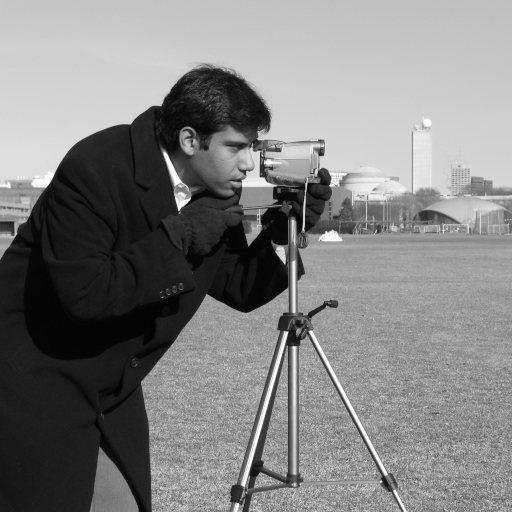
#> input picture skimage.data.camera(), 512 x 512 px
$ jupyter execute --allow-errors PDI_Lab1_Introduccion.ipynb   (older library calls are emulated)
#> lines starting #> are read from the running program, lines starting #| are printed output that depends on the picture; after the words box and inside, x2 and y2 are one past the last pixel; in counts of white or black regions, pixels touching at a corner belong together; long printed decimals are rounded
# **Procesado Digital de Imagen**

## Lab 1: Introducción al procesado de imágenes con Python

2021 - Veronica Vilaplana - [GPI @ IDEAI](https://imatge.upc.edu/web/) Research group

-----------------

En esta práctica introduciremos las herramientas que utilizaremos en los laboratorios de Procesado Digital de Imagen: Python, Colab y la librería Scikit-image. Aprenderemos a trabajar con notebooks en Colab y veremos algunas funciones de `scikit-image`.

<font color='red'>Nombre Estudiantes:</font> **Yago Carballo Barroso**

##<font color=red>Nota importante:</font>
####<font color=red>Si no estás familiarizado con Colab o con Python, comienza con los siguientes tutoriales.</font>

##1. Introducción a Colab
* https://colab.research.google.com/notebooks/intro.ipynb

##2. Introducción a Python
* https://colab.research.google.com/github/cs231n/cs231n.github.io/blob/master/python-colab.ipynb

* https://www.learnpython.org/

* https://docs.python.org/3/tutorial/

* Whirlwind Tour of Python: https://github.com/jakevdp/WhirlwindTourOfPython

##3. Introducción a scikit-image

Hay muchas liberías de procesado de imagen en Python. En los laboratorios utilizaremos principalmente **scikit-image**, a una colección de funciones y algoritmos para procesado de imagen (https://scikit-image.org/). Aún si apenas conoces Python, scikit-image es una libreria fácil de aprender y usar.

Otras librerías de imagen:

*   Pillow (https://pillow.readthedocs.io/en/stable/index.html)  para procesado de imagen
*   scip.ndimage (https://docs.scipy.org/doc/scipy/reference/ndimage.html) para procesado de imagen multidimensional
*   Open CV (https://opencv.org/) para visión por computador

##3.1. Lectura de imágenes

Aprenderemos como importar imágenes en Python usando scikit-image. Primero cargaremos imágenes de ejemplo de la galería de imágenes de la librería, y luego aprenderemos a cargar imágenes en Colab desde el ordenador.

### Cargando imágenes desde skimage
El primer paso es importar las librerías o funciones que necesitaremos: NumPy y Matplotlib. Al importar una librería, puedes asignarle un alias para simplficar la escritura de las funciones. El siguiente código muestra los comandos de importación necesarios.

Dentro del paquete scikit-image, hay varias imágenes de muestra proporcionadas en el módulo `data` (https://scikit-image.org/docs/dev/api/skimage.data.html). Podemos usarlas para probar algunas de las funciones básicas. Usamos la función `plt.imshow` para visualizar la imagen

[cell 1]
import numpy as np
from matplotlib import pyplot as plt
from skimage.io import imread, imshow
from skimage import data

[cell 2]
im_camera = data.camera()
#> im_camera is the input picture: shape (512, 512); min 0, max 255, mean 129.1
plt.imshow(im_camera, cmap='gray')
plt.show()

Crearemos una función `display_image` para visualizar imágenes y controlar el factor de escalado. No es necesario que entiendas por completo el código (aun!).

[cell 3]
def display_image(img_in, title='', size=None):
#> called with title = '', size = 0.5
  img = img_in.astype(np.double)
  img = img - np.min(img)
  img = img / np.max(img)

  plt.gray()
  h = plt.imshow(img, interpolation='none')
  if size:
    dpi = h.figure.get_dpi()/size
#> dpi = 200
    h.figure.set_figwidth(img.shape[1] / dpi)
    h.figure.set_figheight(img.shape[0] / dpi)
    h.figure.canvas.resize(img.shape[1] + 1, img.shape[0] + 1)
    h.axes.set_position([0, 0, 1, 1])
    h.axes.set_xlim(-1, img.shape[1])
    h.axes.set_ylim(img.shape[0], -1)
  plt.grid(False)
  plt.title(title)
  plt.show()

Usando esta función, mostramos la imagen `camera` a la mitad del tamaño original (parámetro size=0.5) con el siguiente comando:

#> (a cell that did not finish here is left out)

Las imágenes en scikit-image están representadas por arrays NumPy . Por lo tanto, se pueden realizar muchas operaciones comunes utilizando métodos NumPy estándar de maniuplación de matrices.

Una imagen de un solo canal, o imagen en escala de grises, es una matriz 2D con valores de intensidad de píxeles de forma (n_row, n_col), donde n_row denota el número de filas y n_col el número de columnas.

Para conocer el tipo de variable, el tipo de datos de la imagen, la geometría de la imagen (número de filas y columnas) y el número de píxeles usamos `type`,`dtype`,` shape` y `size`:

[cell 5]
print('Image type:',type(im_camera))
#| Image type: <class 'numpy.ndarray'>
print('Image data type:', im_camera.dtype)
#| Image data type: uint8
print('Iamera shape:',im_camera.shape)
#| Iamera shape: (512, 512)
print('Iamera size:',im_camera.size)
#| Iamera size: 262144

Vemos que `camera` es un NumPy ndarray, representado por enteros sin signo, con 512 filas, 512 columnas y un número total de 262144 píxeles.

###Numpy para imágenes

La indexación NumPy se puede utilizar para ver los valores de los píxeles y modificarlos.

¡Ten cuidado! En la indexación NumPy, la primera dimensión (`camera.shape [0]`) corresponde a filas, mientras que la segunda (`camera.shape [1]`) corresponde a columnas, con el origen (camera [0, 0]) en la esquina superior izquierda. Esto coincide con la notación matricial de álgebra lineal, pero contrasta con las coordenadas cartesianas (x, y).

Podemos ver la imagen con la función `imshow`. Pero, ¿cómo se almacenan las imágenes? Podemos comprobarlo imprimiendo el contenido de la variable *camera*

[cell 6]
# Print image values
print(im_camera)
#> (printed output is left out)

[cell 7]
# Get the value of the pixel at the 10th row and 20th column
im_camera[10, 20]
#> Out = 200

[cell 8]
# Set to black the pixel at the 3rd row and 10th column
im_camera[3, 10] = 0
#> im_camera: shape (512, 512); under 0.01% of pixels changed, all inside (x1, y1, x2, y2) = (10, 3, 11, 4)

Podemos calcular algunas estadísticas simples de la imagen, como sus valores mínimo, máximo o el valor medio:

[cell 9]
print('[min,max]=', [im_camera.min(), im_camera.max()])
#| [min,max]= [0, 255]
print('mean=', im_camera.mean())
#| mean= 129.060

####Mapas de colores (colormaps o lookup tables)

`camera` es una imagen en niveles de gris.

Por tanto, para visualizarla utilizamos un mapa de colores con diferentes niveles de gris. Pero podríamos usar otro mapa de colores. Un mapa de colores también se denomina *lookup table* o LUT. Una LUT es una asignación de colores a los valores de los píxeles. Estos mapas de color pueden ayudar a visualizar imágenes, especialmente cuando se usa falso color (una forma diferente de visualizar una imagen, asignando a los pixeles colores que no son los originales).

Para más información consulta https://matplotlib.org/stable/tutorials/colors/colormaps.html#colorcet.

[cell 10]
cmaps = ["inferno", "Pastel1", "cool", "rainbow"]
for comap in cmaps:
   plt.imshow(im_camera, cmap=comap)
   plt.show()

###Imágenes color
Una imagen en color es una matriz NumPy con una dimensión final adicional para los canales. También usamos `plt.imshow` para mostrar una imagen en color.

Como ejemplo, cargamos y visualizamos la imagen *astronaut* de la galería de scikit-image.

[cell 11]
im_astro = data.astronaut()
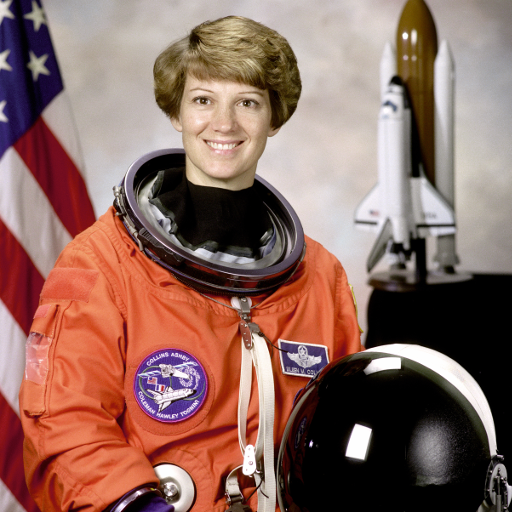
#> input picture skimage.data.astronaut(), 512 x 512 px
#> im_astro is the input picture: shape (512, 512, 3); mean R, G, B 141.6, 105.8, 96.5
plt.imshow(im_astro)

También podemos usar la función `display_image` para ver la imagen a su resolución original:

#> (a cell that did not finish here is left out)


[cell 13]
print(type(im_astro))
#| <class 'numpy.ndarray'>
print(im_astro.dtype)
#| uint8
print(im_astro.shape)
#| (512, 512, 3)

Esto muestra que *astronaut* es una imagen de 512 por 512 píxeles con tres canales (rojo, verde y azul), donde cada canal se representa con números enteros sin signo. Como antes, podemos imprimir los valores de la imagen (ahora tres valores por píxel, las componentes roja, verde y azul), y podemos obtener y cambiar los valores de los píxeles.

[cell 14]
print(im_astro)
#> (printed output is left out)

[cell 15]
im_astro[10, 20]
#> Out = [3, 1, 8]

[cell 16]
# set the pixel at (50th row, 61st column) to "green"
im_astro[50, 61] = [0, 255, 0]  # [red, green, blue]
#> im_astro: shape (512, 512, 3); under 0.01% of pixels changed, all inside (x1, y1, x2, y2) = (61, 50, 62, 51)

###Lectura de imágenes del ordenador

Si queremos cargar una imagen desde nuestro ordenador en lugar de utilizar las provistas en la galería de scikit-image, podemos usar la función `imread`. Dado que estamos usando Colab, primero debemos cargar el archivo.

Para obtener o cargar el archivo en la notebook: en el lado izquierdo de la notebook, encontrarás una pestaña con tres opciones; debes seleccionar **Files (o 'Archivos')**. Luego, puedes cargar fácilmente el archivo con la ayuda de la opción **Upload** (primer ícono). Selecciona el archivo `color_pencils1.jpg`. Una vez que se cargue el archivo, verás el nombre del archivo en el panel izquierdo.
Es importante tener en cuenta que los archivos cargados se eliminarán cuando se reinicie la ejecución de la notebook.

[color pencils1.jpg source:
https://commons.wikimedia.org/wiki/File:Seven_Coloured_Pencils_(simulate_Wide_Gamut_display).jpg]

[cell 17]
im_pencils = imread('color_pencils1.jpg')
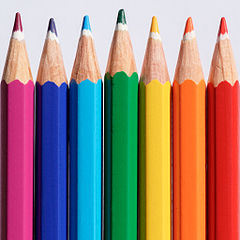
#> input picture P1/color_pencils1.jpg, 240 x 240 px
#> im_pencils is the input picture: shape (240, 240, 3); mean R, G, B 154.6, 129.5, 123.5
display_image(im_pencils)

Podemos mostrar cada canal R, G y B por separado:

[cell 18]
#width, hight
plt.figure(figsize=(12,4))
plt.subplot(141), imshow(im_pencils)
plt.title('Color image')
plt.axis('off')
plt.subplot(142), imshow(im_pencils[:,:,0])
plt.title('R component')
plt.axis('off')
plt.subplot(143), imshow(im_pencils[:,:,1])
plt.title('G component')
plt.axis('off')
plt.subplot(144), imshow(im_pencils[:,:,2])
plt.title('B component')
plt.axis('off')
plt.show()
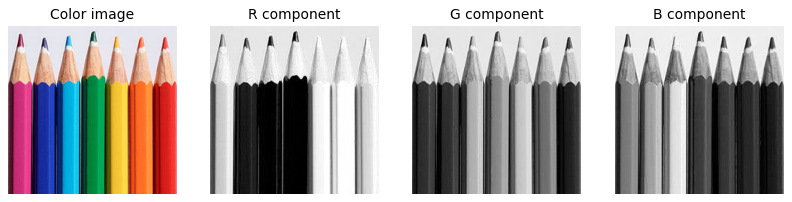
#> figure drawn by matplotlib, 4 panels

Al analizar estas imágenes, vemos cómo se almacena la información de color en cada componente. Vemos valores altos (blanco o gris claro) en el canal rojo para lápices amarillos, naranjas y rojos (colores que contienen rojo) y valores bajos (negro o gris oscuro) en el canal rojo para colores que no contienen rojo (como azul y verde), valores más altos en la componente verde para lápices verdes y amarillos, valores más altos en la componente azul para lápices azul y celeste y magenta, etc.

###Cambio de Espacio Color
Hay varias funciones para convertir entre diferentes espacios de color: RGB, HSV, LAB, etc. y para convertir imágenes de color verdadero a escala de grises. En la siguiente práctica trataremos este tema con mayor profundidad.

[cell 19]
# we use rgb2gray to convert a true color rgb image to grayscale
from skimage.color import rgb2gray, rgb2hsv
im_pencilsgray = rgb2gray(im_pencils)
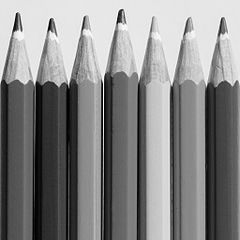
#> im_pencilsgray: shape (240, 240) float64; min 0, max 1, mean 0.527
display_image(im_pencilsgray)

Observa que esta imagen en escala de grises es diferente de los canales R, G, B mostrados anteriormente. Esta imagen contiene la información de brillo (es como una imagen en blanco y negro de la imagen color). Es la componente de luminancia o brillo de la imagen.

##3.2 Cambio de tamaño, rotación y recorte de imágenes

####Cambio de tamaño

Si queremos cambiar el tamaño de una imagen odemos usar la función scikit-image `resize`, donde la entrada es la imagen original y las nuevas dimensiones de la imagen. Esta función realiza una interpolación cuando se aumenta el tamaño y un diezmado cuando se reduce el tamaño de las imágenes. En el último caso, se aplica un filtro de paso bajo para evitar artefactos debidos al aliasing.

[cell 20]
from skimage.transform import resize

print(im_astro.shape)
#| (512, 512, 3)
#> (the rest of this cell did not finish here and is left out)

plt.show()
im_resize = resize(im_astro, (250,250), anti_aliasing=True)
display_image(im_resize,size=1)
plt.show()
im_resize = resize(im_astro, (512,250), anti_aliasing=True)
display_image(im_resize,size=1)
plt.show()
im_resize = resize(im_astro, (100,250), anti_aliasing=True)
display_image(im_resize,size=1)
plt.show()

####"Rescale"

Si queremos escalar una imagen por un factor fijo podemos usar la función `rescale`.

Por ejemplo, reducir a la cuarta parte (0.25), o aumentar el tamaño por un factor de 2:

[cell 21]
print(im_astro.shape)
#| (512, 512, 3)

[cell 22]
from skimage.transform import rescale
im_rescaled = rescale(im_astro, 0.25, anti_aliasing=True, multichannel=True)
#> (the rest of this cell did not finish here and is left out)

im_rescaled = rescale(im_astro, 2, anti_aliasing=True, multichannel=True)
display_image(im_rescaled,size=1)

####Rotar la imagen

Usamos la función `rotate` para rotar una imagen, especificando el ángulo de rotación.

[cell 23]
from skimage.transform import rotate
im_rotated = rotate(im_astro, angle=45)
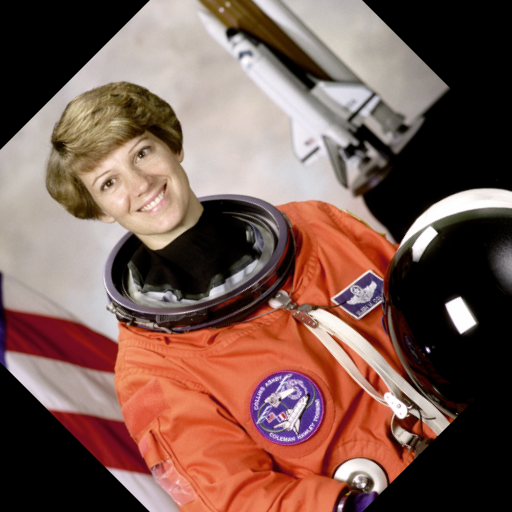
#> im_rotated: shape (512, 512, 3) float64; mean R, G, B 0.476, 0.355, 0.32
#> (the rest of this cell did not finish here and is left out)


El problema con esto es que la imagen se recorta en las esquinas. Esto sucede porque durante la rotación el tamaño de la imagen sigue siendo el mismo, lo que hace que se recorte el área alrededor de las esquinas.
Una solución es usar el parámetro *resize* (el valor defalut es False):

[cell 24]
im_rotated = rotate(im_astro, angle=45, resize=True)
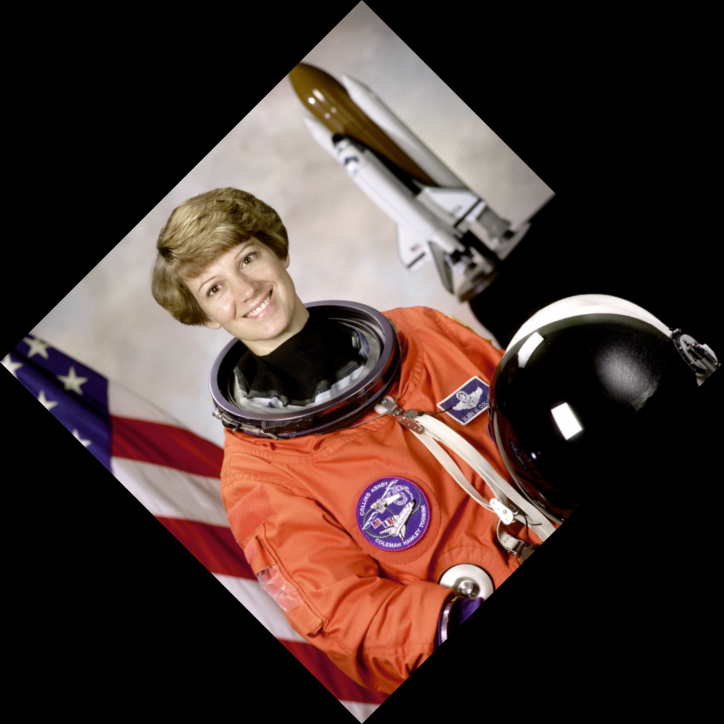
#> im_rotated: shape (724, 724, 3) float64; mean R, G, B 0.278, 0.207, 0.189
#> (the rest of this cell did not finish here and is left out)

Podemos voltear una imagen horizontal o verticalmente:

[cell 25]
from numpy import fliplr, flipud
im_fliplr = fliplr(im_astro)
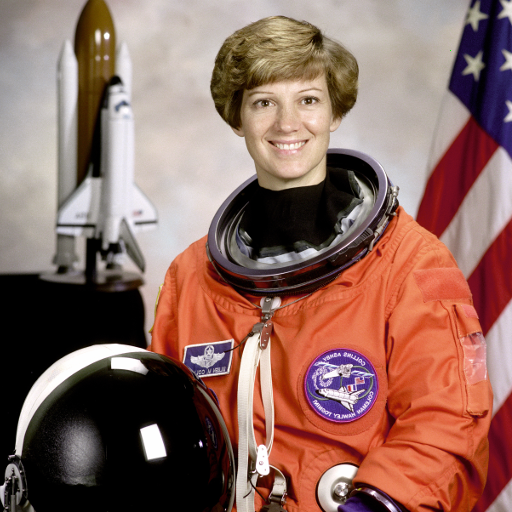
#> im_fliplr: shape (512, 512, 3); mean R, G, B 141.6, 105.8, 96.5
im_flipud = flipud(im_astro)
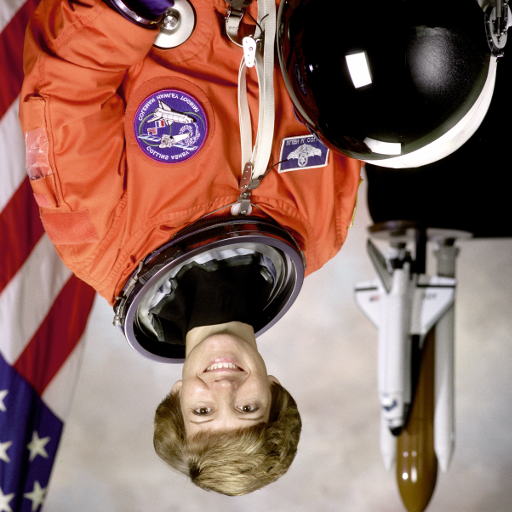
#> im_flipud: shape (512, 512, 3); mean R, G, B 141.6, 105.8, 96.5

plt.figure(figsize=(10,30))
plt.subplot(131), imshow(im_astro)
plt.subplot(132), imshow(im_fliplr)
plt.subplot(133), imshow(im_flipud)
plt.show()

####Recorte de imágenes

Recortamos imágenes para eliminar la parte no deseada de la imagen o para enfocar una parte particular de la imagen.

Podemos recortar la imagen especificando las nuevas dimensiones de la imagen:

[cell 26]
im_cropped = im_astro[80:180, 180:280]
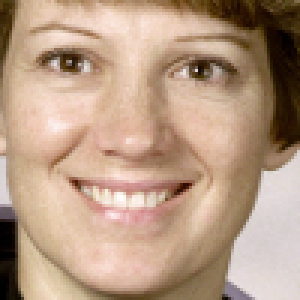
#> im_cropped: shape (100, 100, 3) (shown 3 times larger); mean R, G, B 184.1, 155.5, 133
#> (the rest of this cell did not finish here and is left out)

display_image(im_cropped,size=1)

Observa el tamaño del crop:

[cell 27]
print(im_cropped.shape)
#| (100, 100, 3)

###Escritura de imágenes
Podemos guardar el recorte creado como imagen con formato 'png', utilizando la función `imsave` de scikit image.

La imagen se guardará en el espacio disponible de Colab, desde donde puedes descargarla. Más adelante veremos cómo conectar Colab con Google Drive para poder leeer y guardar imágenes y otros ficheros en tu drive.

[cell 28]
from skimage.io import imsave
imsave('astro_crop.png',im_cropped)

###<font color='blue'>Para practicar:

A continuación, escribe el código necesario para

1. Cargar en Colab una imagen en color de tu elección,

2. Leer y visualizar la imagen (usa display_image),

3. Visualizar  los canales R, G y B. Relaciona los colores de la imagen con las intensidades de los píxeles,

4. Transformar la imagen a escala de grises y visualizar,

5. Escalar, rotar y recortar la imagen con diferentes parámetros.

</font>

[cell 29]
# 2
im = imread('color_pencils1.jpg')
display_image(im)

[cell 30]
# 3
plt.figure(figsize=(12,4))
plt.subplot(141), imshow(im)
plt.title('Color image')
plt.axis('off')
plt.subplot(142), imshow(im[:,:,0])
plt.title('R component')
plt.axis('off')
plt.subplot(143), imshow(im[:,:,1])
plt.title('G component')
plt.axis('off')
plt.subplot(144), imshow(im[:,:,2])
plt.title('B component')
plt.axis('off')
plt.show()

[cell 31]
# 4
from skimage.color import rgb2gray, rgb2hsv
im_gray = rgb2gray(im)
display_image(im_gray)

[cell 32]
# 5
# Reescalar
from skimage.transform import rescale
im1 = rescale(im, 0.25, anti_aliasing=True, multichannel=True)
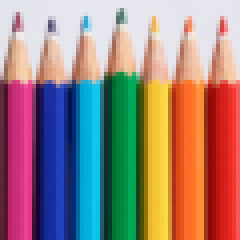
#> im1: shape (60, 60, 3) float64 (shown 4 times larger); mean R, G, B 0.606, 0.507, 0.484
#> (the rest of this cell did not finish here and is left out)

im2 = rescale(im, 2, anti_aliasing=True, multichannel=True)
display_image(im2,size=1)

# Rotar
from skimage.transform import rotate
im_rotar= rotate(im, angle=45, resize=True)
display_image(im_rotar,size=0.5)
# Recortar
print(im.shape)
im_recortar = im[0:240, 210:240]
display_image(im,size=1)
display_image(im_recortar,size=1)
